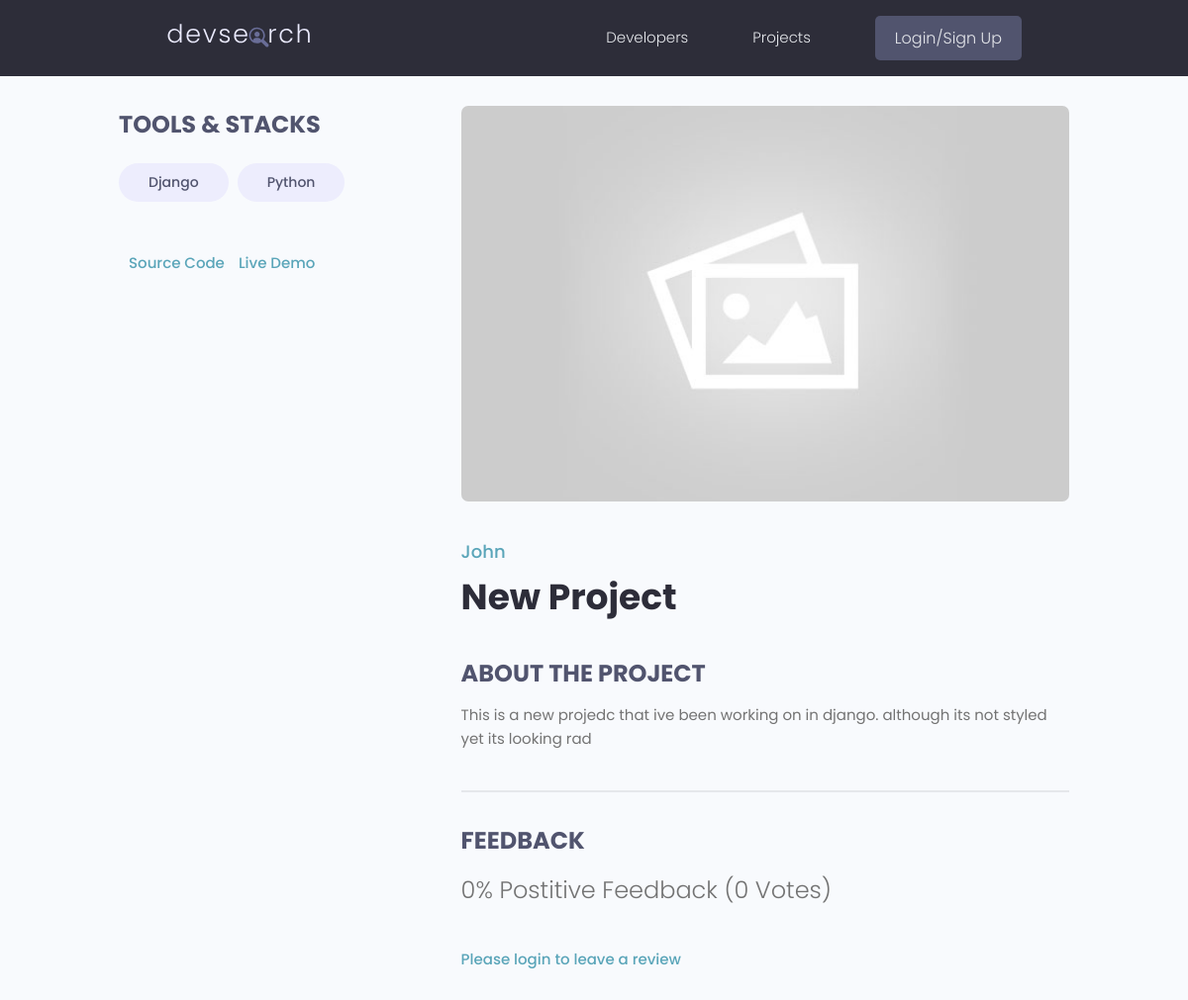
The app's page /projects/project/2227998b-9eee-4431-be87-a7f1981dc2ca/, older data.
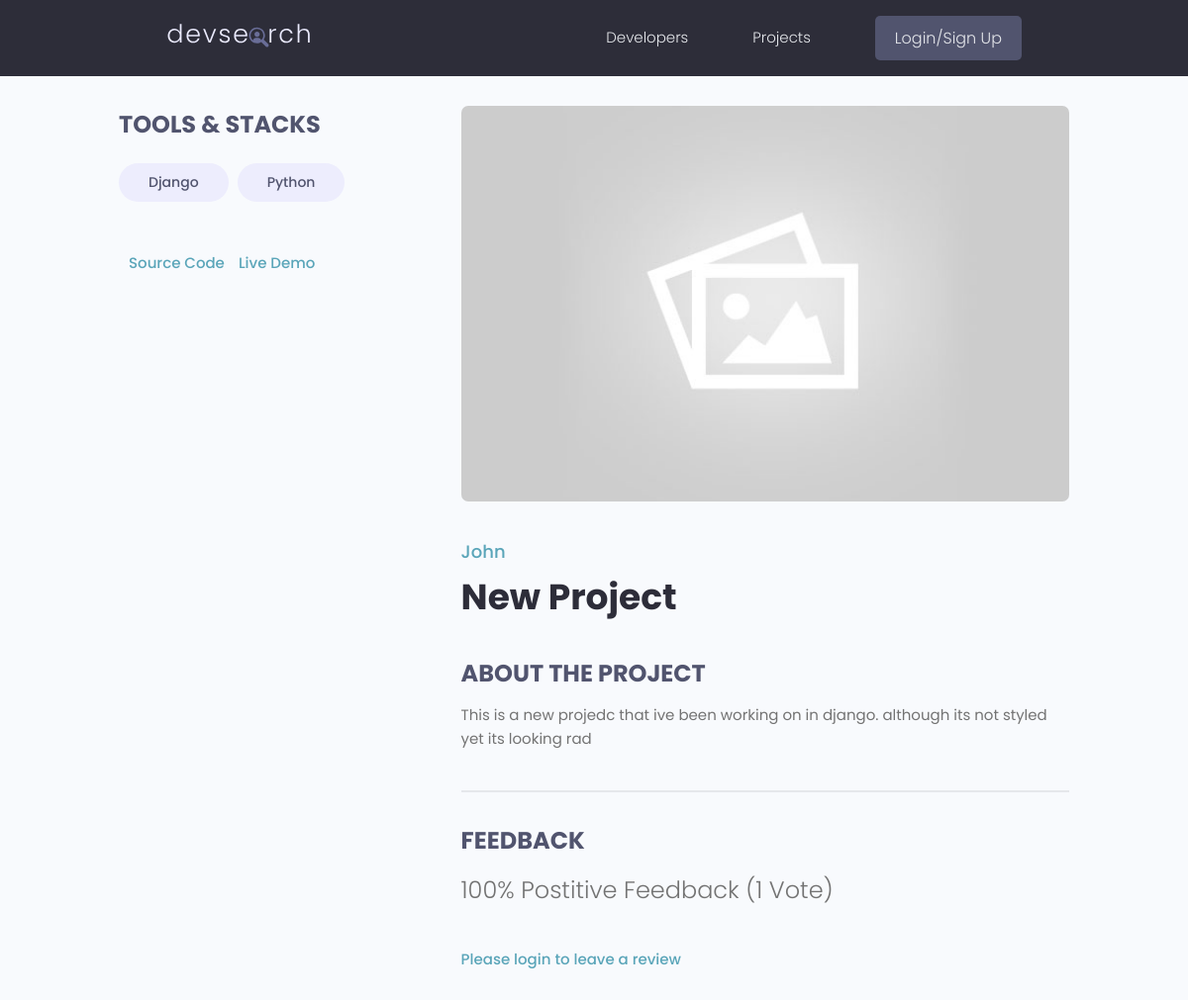
The same page, newer data.
### projects/models.py (models this page shows, shortened)
class Project(models.Model):
    owner = models.ForeignKey(Profile, null=True, blank=True, on_delete=models.SET_NULL)
    title = models.CharField(max_length=200)
    description = models.TextField(null=True, blank=True)
    featured_image = models.ImageField(null=True, blank=True, default="default.jpg")
    demo_link = models.CharField(max_length=2000, null=True, blank=True)
    source_link = models.CharField(max_length=2000, null=True, blank=True)
    tags = models.ManyToManyField('Tag', blank=True)
    vote_total = models.IntegerField(default=0, null=True, blank=True)
    vote_ratio = models.IntegerField(default=0, null=True, blank=True)
    created = models.DateTimeField(auto_now_add=True)
    id = models.UUIDField(default=uuid.uuid4, unique=True, primary_key=True, editable=False)
    class Meta:
        ordering = ['-vote_ratio', '-vote_total', 'title']
    @property
    def reviewers(self):
        querySet = self.review_set.all().values_list('owner__id', flat=True)
        return querySet

### users/models.py (models this page shows, shortened)
class Profile(models.Model):
    user = models.OneToOneField(User, on_delete=models.CASCADE, null=True, blank=True)
    name = models.CharField(max_length=200, blank=True, null=True)
    email = models.EmailField(max_length=500, blank=True, null=True)
    username = models.CharField(max_length=200, blank=True, null=True)
    location = models.CharField(max_length=200, blank=True, null=True)
    short_intro = models.CharField(max_length=200, blank=True, null=True)
    bio = models.TextField(blank=True, null=True)
    profile_image = models.ImageField(null=True, blank=True, upload_to='profiles/', default="profiles/user-default.png")
    social_github = models.CharField(max_length=200, blank=True, null=True)
    social_twitter = models.CharField(max_length=200, blank=True, null=True)
    social_linkedin = models.CharField(max_length=200, blank=True, null=True)
    social_youtube = models.CharField(max_length=200, blank=True, null=True)
    social_website = models.CharField(max_length=200, blank=True, null=True)
    created = models.DateTimeField(auto_now_add=True)
    id = models.UUIDField(default=uuid.uuid4, unique=True, primary_key=True, editable=False)

### projects/views.py (the view, shortened to what this page needs)
# urls.py: path('project/<str:pk>/', views.project, name="project"),
def project(request, pk):
    projectObj = Project.objects.get(id=pk)
    form = ReviewForm()
    return render(request, 'projects/single-project.html', {'project': projectObj, 'form':form})

### projects/models.py (called while the page is built)
    def __str__(self):
        return self.name

### projects/templates/projects/single-project.html (shortened to what this page needs)
{% extends 'main.html' %}
{% block content %}
<main class="singleProject my-md">
    <div class="container">
      <div class="layout">
        <div class="column column--1of3">
          <h3 class="singleProject__subtitle">Tools & Stacks</h3>
          <div class="singleProject__toolStack">
            {% for tag in project.tags.all %}
            <span class="tag tag--pill tag--sub tag--lg">
              <small>{{tag}}</small>
            </span>
            {% endfor%}
          </div>
          {% if project.source_link %}
          <a class="singleProject__liveLink" href="#" target="_blank">Source Code
          </a>
          {% endif %}
          {% if project.demo_link %}
          <a class="singleProject__liveLink" href="#" target="_blank">Live Demo
          </a>
          {% endif %}
        </div>
        <div class="column column--2of3">
          <img class="singleProject__preview" src="{{ project.featured_image.url }}" alt="portfolio thumbnail" />
          <a href="profile.html" class="singleProject__developer">{{ project.owner.name }}</a>
          <h2 class="singleProject__title">{{ project.title }}</h2>
          <h3 class="singleProject__subtitle">About the Project</h3>
          <div class="singleProject__info">
                {{ project.description }}
          </div>
          <div class="comments">
            <h3 class="singleProject__subtitle">Feedback</h3>
            <h5 class="project--rating">
              {{project.vote_ratio}}% Postitive Feedback ({{project.vote_total}} Vote{{project.vote_total|pluralize:"s"}})
            </h5>
            {% if request.user.profile.id in project.reviewers %}
              <p>You have already submitted your review for this project</p>
            {% elif request.user.profile == project.owner %}
              <p>You cannot review your own work</p>
            {% else %}
              <a href="{% url 'login' %}?next={{request.path}}">Please login to leave a review</a>
            {% endif %}
            </div>
          </div>
        </div>
      </div>
  </main>
{% endblock content %}

Row changes from the older to the newer data that the page shows:
changed Project "New Project": vote_ratio "0" → "100"; vote_total "0" → "1"
